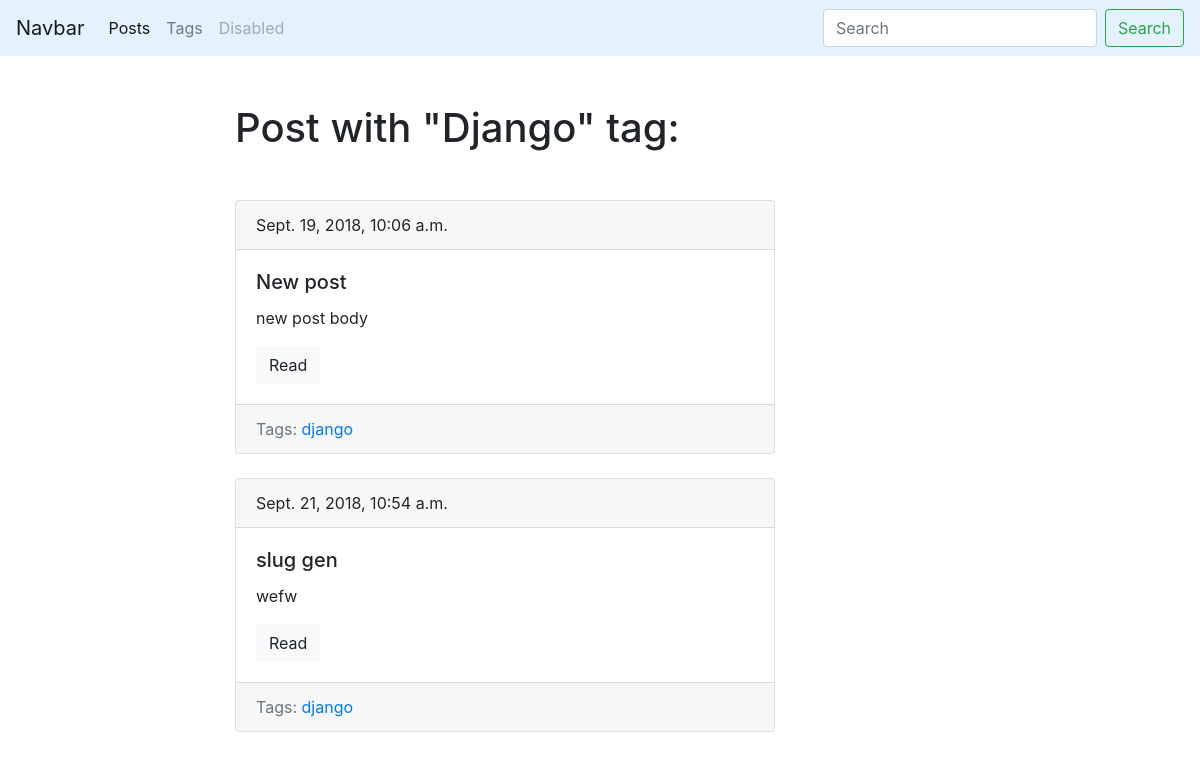
Screenshot of /blog/tag/django/ with the database file from the repository.
### blog/models.py (models this page shows, shortened)
class Tag(models.Model):
    title = models.CharField(max_length=50)
    slug = models.SlugField(max_length=50, unique=True)
    def get_absolute_url(self):
        return reverse('tag_detail_url', kwargs={'slug': self.slug})
    class Meta:
        ordering = ['title']

class Post(models.Model):
    title = models.CharField(max_length=150, db_index=True)
    slug = models.SlugField(max_length=150, blank=True, unique=True)
    body = models.TextField(blank=True, db_index=True)
    tags = models.ManyToManyField('Tag', blank=True, related_name='posts')
    date_pub = models.DateTimeField(auto_now_add=True)
    def get_absolute_url(self):
        return reverse('post_detail_url', kwargs={'slug': self.slug})
    class Meta:
        ordering = ['date_pub']

### blog/views.py (the view)
# urls.py: path('tag/<str:slug>/', TagDetail.as_view(), name='tag_detail_url'),
class TagDetail(ObjectDetailMixin, View):
    model = Tag
    template = 'blog/tag_detail.html'

### blog/utils.py (called while the page is built)
    def get(self, request, slug):
        obj = get_object_or_404(self.model, slug__iexact=slug)
        return render(request, self.template, context={self.model.__name__.lower(): obj,
                                                       'admin_object': obj, 'detail': True})

### blog/templates/blog/tag_detail.html (shortened to what this page needs)
{% extends 'blog/base_blog.html' %}
{% block content %}
	<h1 class="mb-5">Post with "{{ tag.title|title }}" tag:</h1>
	{% for post in tag.posts.all %}
		{% include 'blog/includes/post_card_template.html' %}
	{% endfor %}
{% endblock %}

### blog/templates/blog/includes/post_card_template.html
<div class="card mb-4">
	<div class="card-header">
		{{ post.date_pub }}
	</div>
	<div class="card-body">
		<h5 class="card-title">{{ post.title }}</h5>
		<p class="card-text">{{ post.body|truncatewords:15 }}</p>
		<a href="{{ post.get_absolute_url }}" class="btn btn-light">Read</a>
	</div>
	<div class="card-footer text-muted">
		Tags:
		{% for tag in post.tags.all %}
			<a href="{{ tag.get_absolute_url }}">{{ tag.title }}</a>
		{% endfor %}
	</div>
</div>

### rows the page displays
Tag: title "Django", title "django"
Post: date_pub "Sept. 19, 2018, 10:06 a.m.", title "New post", body "new post body"
Post: date_pub "Sept. 21, 2018, 10:54 a.m.", title "slug gen", body "wefw"
